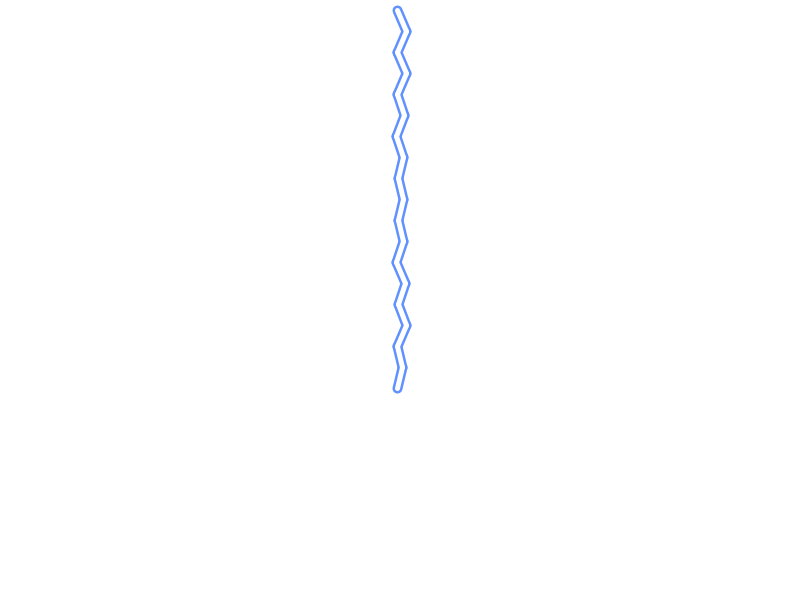
Frame 1 (no input)
Frame 60 (the mouse pressed at the canvas centre just before this capture): identical to frame 1, image omitted
Frame 120 (the mouse held since frame 60 and released just before this capture): identical to frame 1, image omitted

The Processing sketch that drew this single still picture (run headless with seeded random() and noise(); from frame 60 on, the mouse is pressed at the canvas centre):

// Processing sketch: Lightning_Class
// ── Lightning_Class.pde
lightning LIGHT;

void setup() {
  size(800,600);
  LIGHT = new lightning(width/2, 10, 400, 18, 2, 6);
}

void draw() {
  background(#ffffff);
  LIGHT.drawLightning();
}


class lightning {
  int posX; 
  int startPosY;
  int yLength;
  int[] points;
  int segments;
  float spikinessMin;
  float spikinessMax;
  
  lightning(int x, int y, int yL, int parts, int spikiMin, int spikiMax) {
    this.posX = x;
    this.startPosY = y;
    this.yLength = yL;
    this.spikinessMin = spikiMin;
    this.spikinessMax = spikiMax;
    this.segments = parts+1;
    this.points = new int[this.segments*2];
    setSegments();
  }
  
  void setSegments() {
    boolean leftSegment = boolean(int(random(2)));
    int lengthUnit = yLength/segments;
    
    for (int segment = 0; segment < segments; segment++) {
      int yVal = segment * lengthUnit;
      int xOff = int(random(spikinessMin, spikinessMax+1));
      if (leftSegment) {
        xOff = -xOff;
      }
    
      points[segment*2] = posX + xOff;
      points[(segment*2)+1] = startPosY + yVal;
      leftSegment = !leftSegment;
    }
  }
  
  void drawLightning() {
    for (int point = 0; point < (points.length)-2; point += 2) {
      drawSegment(points[point], points[point+1], points[point+2], points[point+3], color(#6091ff), 255, 10);
    }
    for (int point = 0; point < (points.length)-2; point += 2) {
      drawSegment(points[point], points[point+1], points[point+2], points[point+3], color(#ffffff), 255, 5);
    }
  }
  
  void drawSegment(int x1, int y1, int x2, int y2, color lineCol, int alpha, int weight) {
    stroke(lineCol, alpha);
    strokeWeight(weight);
    line(x1, y1, x2, y2);
    }
    
}
